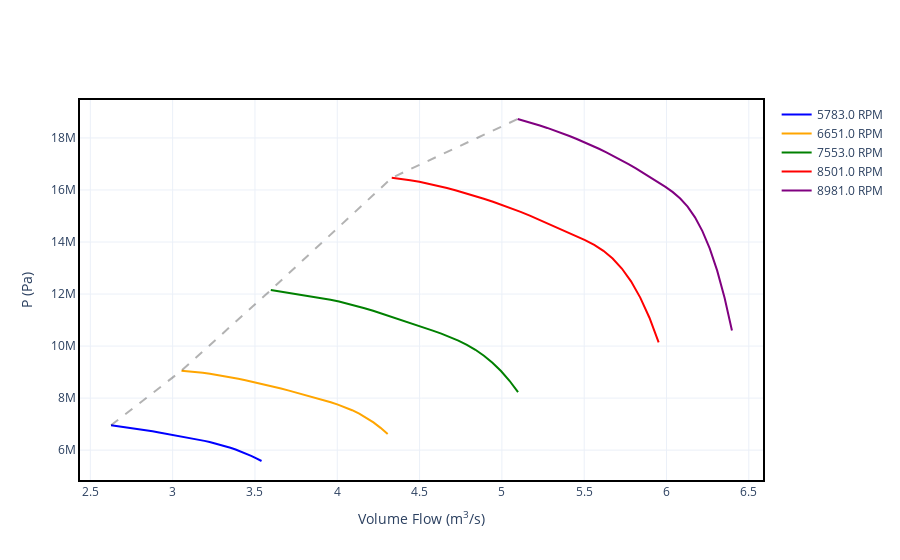

Notebook source saved alongside this figure:
### Markdown cell above
The conversion calculates new speeds based on similarity. 

The new impeller has the same attributes and methods as the original one:

### Code cell
imp_conv.disch.p_plot(speed_units="RPM")
